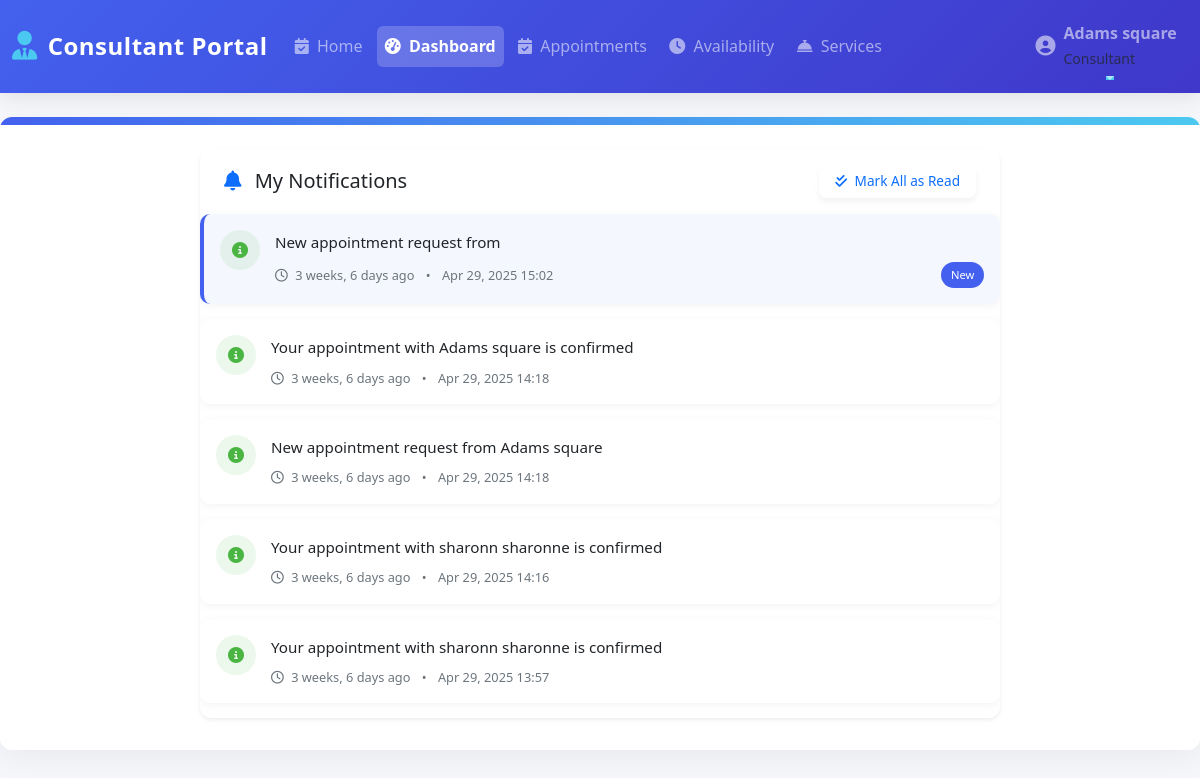
/consultant/notifications/ (signed in), run on the app's committed database.
### assist/models.py (models this page shows, shortened)
class Notification(models.Model):
    user = models.ForeignKey(
        User, on_delete=models.CASCADE, related_name="notifications"
    )
    message = models.TextField()
    created_at = models.DateTimeField(auto_now_add=True)
    read = models.BooleanField(default=False)

### assist/views.py (the view)
@login_required
def notification_list(request):
    if not hasattr(request.user, "consultant_profile"):
        return redirect("access_denied")
    notifications = Notification.objects.filter(user=request.user).order_by(
        "-created_at"
    )
    context = {
        "notifications": notifications,
    }
    return render(request, "consultant/notifications.html", context)

### assist/context_processors.py (called while the page is built)
def unread_notifications(request):
    unread_count = 0
    if request.user.is_authenticated:
        unread_count = request.user.notifications.filter(read=False).count()
    return {"unread_count": unread_count}

### assist/templates/consultant/notifications.html (shortened to what this page needs)
{% extends 'consultant/base.html' %}
{% block content %}
<div class="notifications-container">
    <div class="card border-0 shadow-sm">
        <div class="card-header bg-white border-0 d-flex justify-content-between align-items-center py-3">
            <h5 class="mb-0">
                <i class="fas fa-bell me-2 text-primary"></i>
                My Notifications
            </h5>
            <form method="post" action="{% url 'mark_notifications_read' %}">
                <button type="submit" class="btn mark-all-btn btn-outline-primary">
                    <i class="fas fa-check-double me-1"></i>
                    Mark All as Read
                </button>
            </form>
        </div>
        <div class="card-body p-0">
            {% if notifications %}
                <div class="list-group list-group-flush">
                    {% for notification in notifications %}
                        <div class="list-group-item border-0 p-0">
                            <div class="notification-card {% if not notification.read %}notification-unread{% endif %}">
                                <div class="d-flex align-items-start p-3">
                                    <div class="notification-icon
                                        {% if notification.notification_type == 'appointment' %}appointment
                                        {% elif notification.notification_type == 'message' %}message
                                        {% elif notification.notification_type == 'alert' %}alert
                                        {% else %}system{% endif %}">
                                        <i class="fas
                                            {% if notification.notification_type == 'appointment' %}fa-calendar-alt
                                            {% elif notification.notification_type == 'message' %}fa-envelope
                                            {% elif notification.notification_type == 'alert' %}fa-exclamation-triangle
                                            {% else %}fa-info-circle{% endif %}"></i>
                                    </div>
                                    <div class="flex-grow-1">
                                        <div class="notification-message">
                                            {{ notification.message }}
                                        </div>
                                        <div class="notification-time">
                                            <span class="notification-timestamp">
                                                <i class="far fa-clock me-1"></i>
                                                {{ notification.created_at|timesince }} ago
                                                <span class="mx-2">•</span>
                                                {{ notification.created_at|date:"M d, Y H:i" }}
                                            </span>
                                            {% if not notification.read %}
                                                <span class="notification-badge">New</span>
                                            {% endif %}
                                        </div>
                                    </div>
                                </div>
                            </div>
                        </div>
                    {% endfor %}
                </div>
            {% else %}
                <div class="empty-notifications">
                    <i class="far fa-bell-slash"></i>
                    <h5 class="mb-2">No notifications yet</h5>
                    <p class="text-muted">When you have new notifications, they'll appear here</p>
                </div>
            {% endif %}
        </div>
    </div>
</div>
{% endblock %}

### assist/templates/consultant/base.html (shortened to what this page needs)
<!DOCTYPE html>
<html lang="en">
<head>
    <link href="https://cdn.jsdelivr.net/npm/bootstrap@5.3.0/dist/css/bootstrap.min.css" rel="stylesheet">
    <link rel="stylesheet" href="https://cdnjs.cloudflare.com/ajax/libs/font-awesome/6.4.0/css/all.min.css">
</head>
<body>
    <nav class="navbar navbar-expand-lg navbar-dark">
        <div class="container-fluid">
            <a class="navbar-brand" href="{% url 'consultant_dashboard' %}">
                <i class="fas fa-user-tie"></i>
                Consultant Portal
            </a>
            <div class="collapse navbar-collapse" id="navbarNav">
                <ul class="navbar-nav me-auto">
                    <li class="nav-item">
                        <a class="nav-link" href="{% url 'home' %}">
                            <i class="fas fa-calendar-check me-1"></i>
                            Home
                        </a>
                    </li>
                    <li class="nav-item">
                        <a class="nav-link active" href="{% url 'consultant_dashboard' %}">
                            <i class="fas fa-tachometer-alt me-1"></i>
                            Dashboard
                        </a>
                    </li>
                    <li class="nav-item">
                        <a class="nav-link" href="{% url 'consultant_appointments' %}">
                            <i class="fas fa-calendar-check me-1"></i>
                            Appointments
                        </a>
                    </li>
                    <li class="nav-item">
                        <a class="nav-link" href="{% url 'consultant_availability' %}">
                            <i class="fas fa-clock me-1"></i>
                            Availability
                        </a>
                    </li>
                    <li class="nav-item">
                        <a class="nav-link" href="{% url 'consultant_services' %}">
                            <i class="fas fa-concierge-bell me-1"></i>
                            Services
                        </a>
                    </li>
                </ul>
                <ul class="navbar-nav">
                    <li class="nav-item dropdown">
                        <a class="nav-link dropdown-toggle d-flex align-items-center" href="#" id="navbarDropdown" role="button" data-bs-toggle="dropdown">
                            <div class="avatar me-2">
                                <i class="fas fa-user-circle fa-lg"></i>
                            </div>
                            <div>
                                <div class="fw-bold">{{ request.user.get_full_name }}</div>
                                <small class="text-muted">Consultant</small>
                            </div>
                        </a>
                    </li>
                </ul>
            </div>
        </div>
    </nav>
    <div class="container mt-4 fade-in">
        {% block content %}{% endblock %}
    </div>
</body>
</html>

### assist/templates/consultant/base.html (style rules this page uses)
:root { --primary-color: #4361ee; --secondary-color: #3f37c9; --accent-color: #4cc9f0; --light-color: #f8f9fa; --dark-color: #212529; --success-color: #4bb543; --warning-color: #ffcc00; --danger-color: #ff3333; --sidebar-width: 280px; }
body { font-family: 'Segoe UI', Tahoma, Geneva, Verdana, sans-serif; background-color: #f5f7fa; color: #333; line-height: 1.6; overflow-x: hidden; }
.navbar { background: linear-gradient(135deg, var(--primary-color), var(--secondary-color)); box-shadow: 0 4px 20px rgba(0, 0, 0, 0.1); padding: 0.8rem 0; }
.navbar-brand { font-weight: 700; font-size: 1.5rem; letter-spacing: 0.5px; display: flex; align-items: center; }
.navbar-brand i { margin-right: 10px; font-size: 1.8rem; color: var(--accent-color); }
.nav-link { font-weight: 500; padding: 0.5rem 1rem; margin: 0 0.2rem; border-radius: 6px; transition: all 0.3s ease; position: relative; }
.nav-link.active { background-color: rgba(255, 255, 255, 0.2); font-weight: 600; }
.nav-link::after { content: ''; position: absolute; bottom: 0; left: 50%; transform: translateX(-50%); width: 0; height: 2px; background-color: var(--accent-color); transition: width 0.3s ease; }
.container { max-width: 1400px; padding: 2rem; background-color: white; border-radius: 12px; box-shadow: 0 10px 30px rgba(0, 0, 0, 0.05); margin-top: 2rem; margin-bottom: 2rem; position: relative; overflow: hidden; }
.container::before { content: ''; position: absolute; top: 0; left: 0; width: 100%; height: 8px; background: linear-gradient(90deg, var(--primary-color), var(--accent-color)); }
.btn { border-radius: 8px; padding: 0.5rem 1.25rem; font-weight: 500; transition: all 0.3s ease; border: none; box-shadow: 0 4px 6px rgba(0, 0, 0, 0.05); }
.card { border: none; border-radius: 12px; box-shadow: 0 6px 15px rgba(0, 0, 0, 0.05); transition: all 0.3s ease; overflow: hidden; }
.card-header { background-color: white; border-bottom: 1px solid rgba(0, 0, 0, 0.05); font-weight: 600; padding: 1rem 1.5rem; }
.card-body { padding: 1.5rem; }
.fade-in { animation: fadeIn 0.5s ease forwards; }

### assist/templates/consultant/notifications.html (style rules this page uses)
.notifications-container { max-width: 800px; margin: 0 auto; }
.notification-card { border-radius: 10px; border: none; box-shadow: 0 2px 10px rgba(0, 0, 0, 0.05); margin-bottom: 15px; transition: all 0.3s ease; overflow: hidden; position: relative; }
.notification-unread { border-left: 4px solid var(--primary-color); background-color: rgba(67, 97, 238, 0.05); }
.notification-message { font-size: 0.95rem; line-height: 1.6; margin-bottom: 0.5rem; }
.notification-time { display: flex; justify-content: space-between; align-items: center; }
.notification-timestamp { font-size: 0.8rem; color: #6c757d; }
.notification-badge { font-size: 0.7rem; padding: 0.25rem 0.6rem; border-radius: 50px; background-color: var(--primary-color); color: white; }
.mark-all-btn { border-radius: 8px; padding: 0.4rem 1rem; font-size: 0.85rem; transition: all 0.3s ease; }
.notification-icon { width: 40px; height: 40px; border-radius: 50%; display: flex; align-items: center; justify-content: center; margin-right: 15px; flex-shrink: 0; }
.notification-icon.system { background-color: rgba(75, 181, 67, 0.1); color: var(--success-color); }

### data on the page
Notification: message "New appointment request from", created_at "3 weeks, 6 days", created_at "Apr 29, 2025 15:02", read "New"
Notification: message "Your appointment with Adams square is confirmed", created_at "3 weeks, 6 days", created_at "Apr 29, 2025 14:18"
Notification: message "New appointment request from Adams square", created_at "3 weeks, 6 days", created_at "Apr 29, 2025 14:18"
Notification: message "Your appointment with sharonn sharonne is confirmed", created_at "3 weeks, 6 days", created_at "Apr 29, 2025 14:16"
Notification: message "Your appointment with sharonn sharonne is confirmed", created_at "3 weeks, 6 days", created_at "Apr 29, 2025 13:57"

### other printed values
{{ request.user.get_full_name }} "Adams square"
